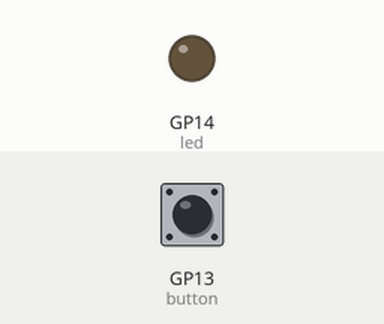
This program was run on a simulated Raspberry Pi Pico running CircuitPython. On the bench: output pins drawn as LEDs (lit = HIGH). Dashed ring = blinking. The inputs (shaded band) are chosen by the test bench; at power-on: GP13 (button) LOW.

Above: at 1.2 s.
1.3 s: GP13 (button) pulled HIGH for 3.2 s
At 1.7 s:
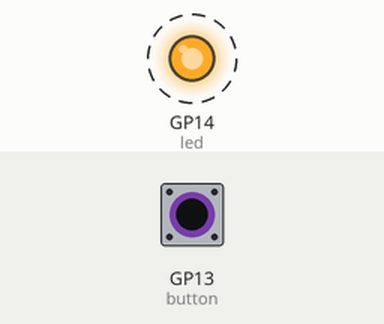
Timing chart, 0 to 6.3 s (numbered marks = the images above; inputs shaded):
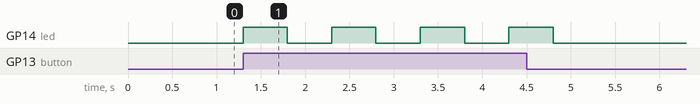

Measured:
- after the input at 1.3 s, GP14 (led): alternates HIGH for 0.50 s and LOW for 0.50 s, 8 changes in all, then stays LOW, starting at once

The program:

buttonled.py
```python
"""
Button and LED example for Pico. Turns on LED when button is pressed.

REQUIRED HARDWARE:
* Button switch on pin GP13.
* LED on pin GP14.
"""
import board
import digitalio
import time

led = digitalio.DigitalInOut(board.GP14)
led.direction = digitalio.Direction.OUTPUT

button = digitalio.DigitalInOut(board.GP13)
button.switch_to_input(pull=digitalio.Pull.DOWN)

while True:
    if button.value:
        led.value = True
        time.sleep(0.5)
        led.value = False
        time.sleep(0.5)
        led.value = True
    led.value = False
```
